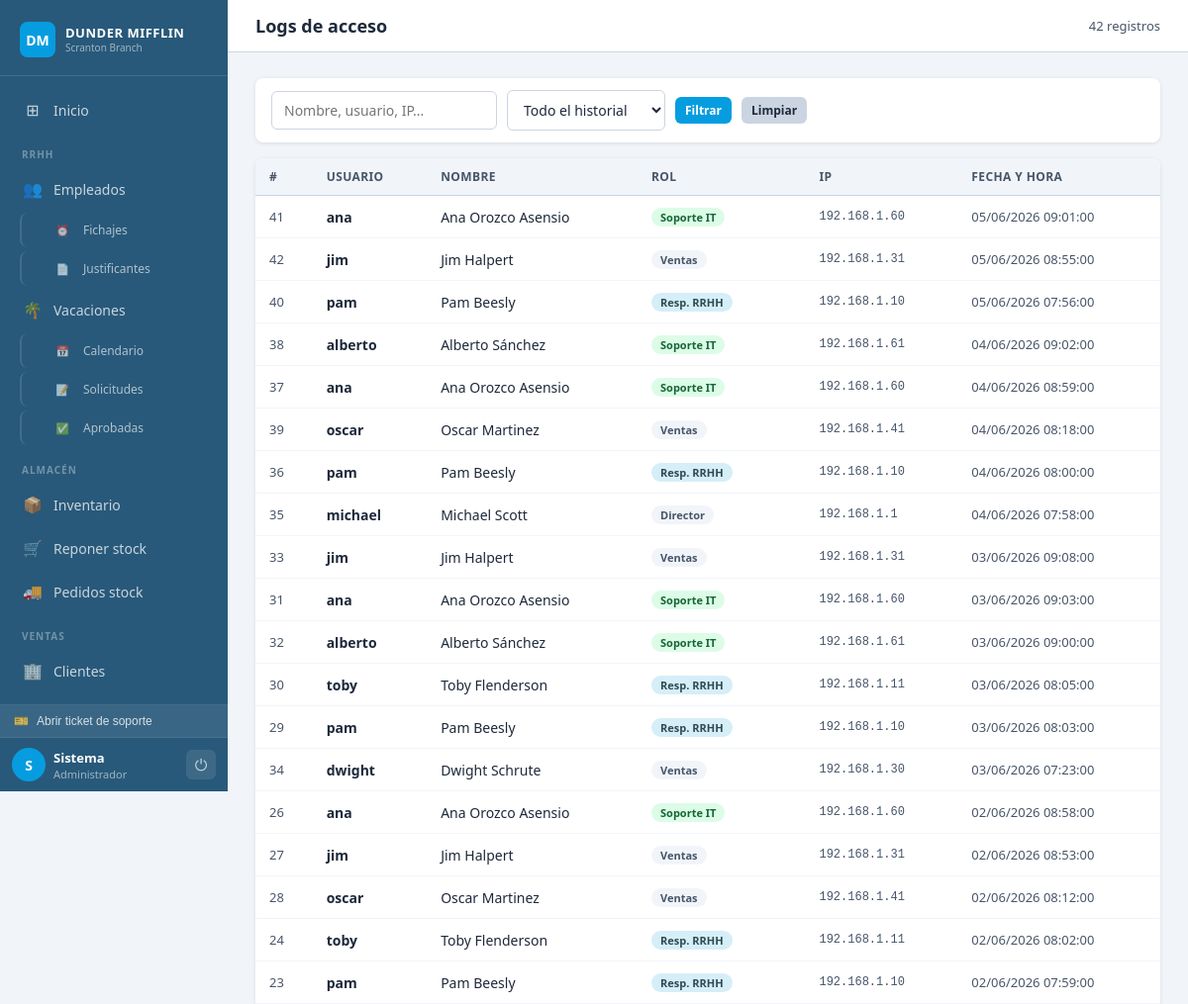
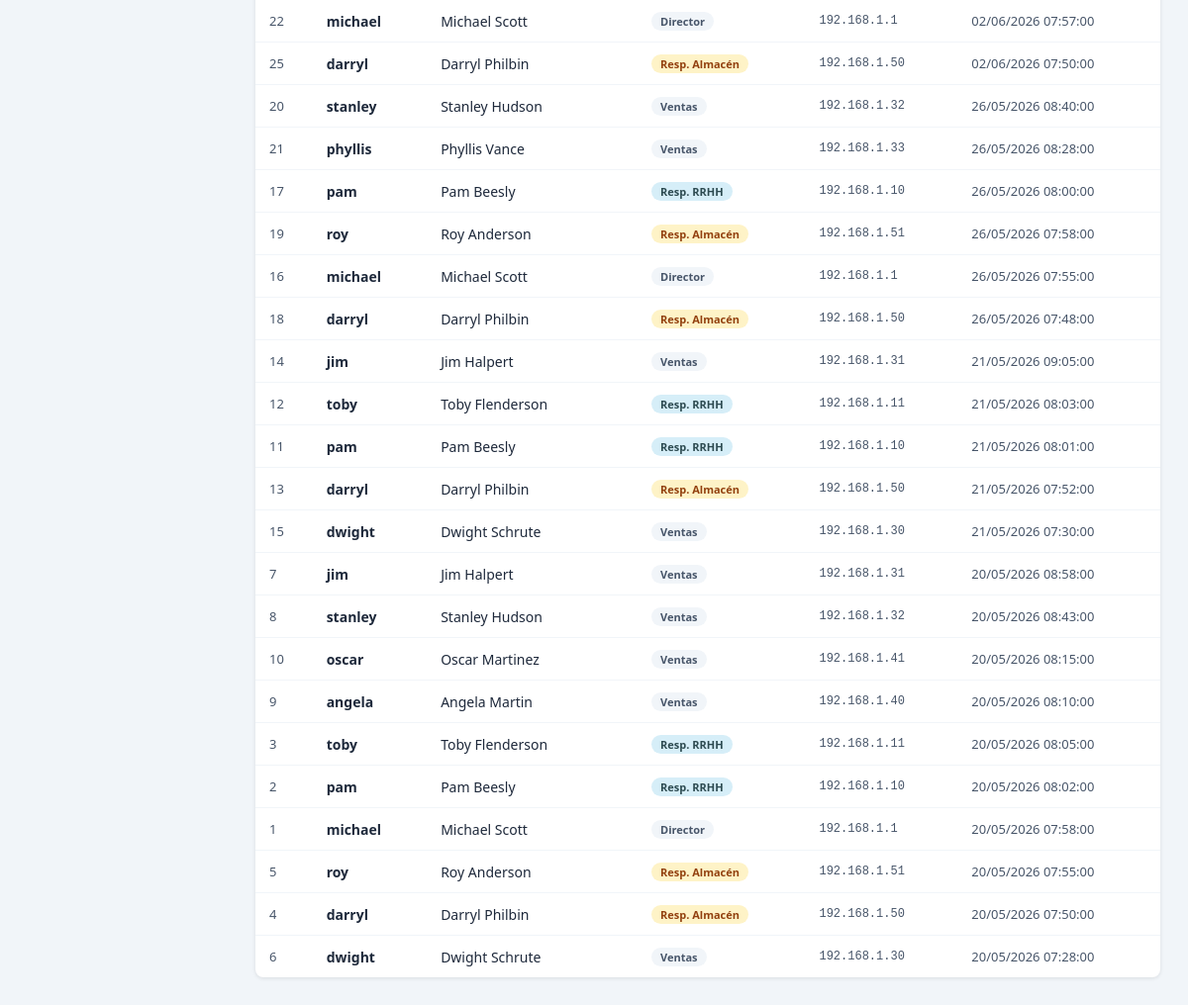
Page /pages/logs.php (signed in) on the committed database (2 pictures, top to bottom).
### tables this page shows
CREATE TABLE `logs_acceso` (
  `id` INT UNSIGNED AUTO_INCREMENT PRIMARY KEY,
  `usuario_id` INT UNSIGNED NOT NULL,
  `ip` VARCHAR(45) NOT NULL,
  `fecha` DATETIME NOT NULL DEFAULT CURRENT_TIMESTAMP,
  CONSTRAINT `fk_log_usr` FOREIGN KEY (`usuario_id`) REFERENCES `usuarios`(`id`)
);

CREATE TABLE `usuarios` (
  `id` INT UNSIGNED AUTO_INCREMENT PRIMARY KEY,
  `nombre` VARCHAR(80) NOT NULL,
  `apellidos` VARCHAR(100) NOT NULL DEFAULT '',
  `usuario` VARCHAR(50) NOT NULL UNIQUE,
  `email` VARCHAR(120) NOT NULL,
  `password` VARCHAR(255) NOT NULL,
  `rol` ENUM('admin','director','rrhh','almacen','empleado','soporte') NOT NULL DEFAULT 'empleado',
  `activo` TINYINT(1) NOT NULL DEFAULT 1,
  `created_at` DATETIME NOT NULL DEFAULT CURRENT_TIMESTAMP
);

### includes/auth.php (called while the page is built, shortened)
<?php
function nombreRol(string $rol): string {
    return match($rol) {
        'admin'    => 'Administrador',
        'director' => 'Director',
        'rrhh'     => 'Resp. RRHH',
        'almacen'  => 'Resp. Almacén',
        'soporte'  => 'Soporte IT',
        default    => 'Ventas'
    };
}

### pages/logs.php (the view, shortened to what this page needs)
<?php
require_once '../includes/auth.php';
require_once '../includes/db.php';
$buscar = trim($_GET['buscar'] ?? '');
$rango  = $_GET['rango'] ?? 'todo';
$pag    = max(1, (int)($_GET['pag'] ?? 1));
$porPag = 50;
$offset = ($pag - 1) * $porPag;
$where  = "WHERE 1=1";
$params = [];
$tipos  = '';
$total_q = $conn->prepare("SELECT COUNT(*) FROM logs_acceso l JOIN usuarios u ON u.id = l.usuario_id $where");
$total_q->execute();
$total = $total_q->get_result()->fetch_row()[0];
$q = $conn->prepare("SELECT l.id, l.ip, l.fecha, u.nombre, u.apellidos, u.usuario, u.rol FROM logs_acceso l JOIN usuarios u ON u.id = l.usuario_id $where ORDER BY l.fecha DESC LIMIT ? OFFSET ?");
$params[] = $porPag;
$params[] = $offset;
$tipos   .= 'ii';
$q->bind_param($tipos, ...$params);
$q->execute();
$logs = $q->get_result();
?>
<!DOCTYPE html><html lang="es"><head>
<link rel="stylesheet" href="../css/style.css">
</head><body>
<div class="layout">
<?php require_once '../includes/sidebar.php'; ?>
<div class="contenido">
    <div class="topbar">
        <h1>Logs de acceso</h1>
        <div class="topbar-right"><span class="text-gris"><?= $total ?> registros</span></div>
    </div>
    <main class="main">
        <div class="panel" style="margin-bottom:16px;">
            <div class="panel-body" style="padding:12px 16px;">
                <form method="GET" class="barra-filtros">
                    <input type="text" name="buscar" placeholder="Nombre, usuario, IP..."
                           value="<?= htmlspecialchars($buscar) ?>">
                    <select name="rango">
                        <option value="todo"   <?= $rango==='todo'   ?'selected':'' ?>>Todo el historial</option>
                    </select>
                    <button type="submit" class="btn btn-primario btn-sm">Filtrar</button>
                    <a href="logs.php" class="btn btn-gris btn-sm">Limpiar</a>
                </form>
            </div>
        </div>
        <div class="panel">
            <table>
                <thead>
                    <tr><th>#</th><th>Usuario</th><th>Nombre</th><th>Rol</th><th>IP</th><th>Fecha y hora</th></tr>
                </thead>
                <tbody>
                <?php if ($logs->num_rows > 0): while ($l = $logs->fetch_assoc()):
                    $badges = ['admin'=>'badge-rojo','rrhh'=>'badge-azul','almacen'=>'badge-naranja','soporte'=>'badge-verde','empleado'=>'badge-gris'];
                ?>
                <tr>
                    <td class="text-gris"><?= $l['id'] ?></td>
                    <td class="fw-600"><?= htmlspecialchars($l['usuario']) ?></td>
                    <td><?= htmlspecialchars($l['nombre'].' '.$l['apellidos']) ?></td>
                    <td><span class="badge <?= $badges[$l['rol']] ?? 'badge-gris' ?>"><?= nombreRol($l['rol']) ?></span></td>
                    <td class="text-gris" style="font-family:monospace;font-size:12px;"><?= htmlspecialchars($l['ip']) ?></td>
                    <td class="text-gris"><?= date('d/m/Y H:i:s', strtotime($l['fecha'])) ?></td>
                </tr>
                <?php endwhile; else: ?>
                <tr><td colspan="6" class="text-gris text-center" style="padding:24px;">Sin registros.</td></tr>
                <?php endif; ?>
                </tbody>
            </table>
        </div>
    </main>
</div>
</div>
</body></html>

### css/style.css (style rules this page uses)
:root { --azul: #28597A; --azul-medio: #069DE0; --azul-claro: #D6EEF8; --acento: #069DE0; --sidebar-w: 230px; --blanco: #ffffff; --gris-fondo: #f1f5f9; --gris-borde: #cbd5e1; --gris-texto: #475569; --texto: #1e293b; --verde: #16a34a; --rojo: #dc2626; --naranja: #d97706; --sombra: 0 1px 4px rgba(0,0,0,.10); --radio: 8px; --fuente: 'Segoe UI', system-ui, sans-serif; }
*, *::before, *::after { box-sizing: border-box; margin: 0; padding: 0; }
body { font-family: var(--fuente); background: var(--gris-fondo); color: var(--texto); }
a { text-decoration: none; color: inherit; }
.layout { display: flex; min-height: 100vh; }
.contenido { margin-left: var(--sidebar-w); flex: 1; display: flex; flex-direction: column; min-height: 100vh; }
.topbar { background: var(--blanco); border-bottom: 1px solid var(--gris-borde); padding: 14px 28px; display: flex; align-items: center; justify-content: space-between; gap: 12px; }
.topbar h1 { font-size: 18px; font-weight: 700; }
.topbar-right { display: flex; align-items: center; gap: 10px; }
.main { padding: 26px 28px; flex: 1; }
.panel { background: var(--blanco); border-radius: var(--radio); box-shadow: var(--sombra); overflow: hidden; margin-bottom: 24px; }
.panel-body { padding: 20px; }
table { width: 100%; border-collapse: collapse; font-size: 14px; }
thead th { background: var(--gris-fondo); padding: 10px 14px; text-align: left; font-size: 12px; font-weight: 600; color: var(--gris-texto); text-transform: uppercase; letter-spacing: .4px; border-bottom: 1px solid var(--gris-borde); }
tbody td { padding: 11px 14px; border-bottom: 1px solid #f1f5f9; vertical-align: middle; }
tbody tr:last-child td { border-bottom: none; }
input[type="text"], input[type="email"], input[type="password"], input[type="number"], input[type="date"], select, textarea { padding: 9px 12px; border: 1px solid var(--gris-borde); border-radius: 6px; font-size: 14px; font-family: var(--fuente); color: var(--texto); background: #fff; transition: border-color .15s, box-shadow .15s; width: 100%; }
.btn { display: inline-flex; align-items: center; gap: 6px; padding: 8px 16px; border-radius: 6px; font-size: 13px; font-weight: 600; font-family: var(--fuente); cursor: pointer; border: none; transition: filter .15s, opacity .15s; white-space: nowrap; }
.btn-primario { background: var(--azul-medio); color: #fff; }
.btn-gris { background: var(--gris-borde); color: var(--texto); }
.btn-sm { padding: 5px 10px; font-size: 12px; }
.badge { display: inline-block; padding: 2px 9px; border-radius: 99px; font-size: 11px; font-weight: 600; }
.badge-verde { background: #dcfce7; color: #166534; }
.badge-azul { background: var(--azul-claro); color: #2C4A50; }
.badge-naranja { background: #fef3c7; color: #92400e; }
.badge-gris { background: #f1f5f9; color: var(--gris-texto); }
.barra-filtros { display: flex; align-items: center; gap: 10px; flex-wrap: wrap; }
.barra-filtros input[type="text"], .barra-filtros select { width: auto; min-width: 160px; }
.text-gris { color: var(--gris-texto); font-size: 13px; }
.fw-600 { font-weight: 600; }

### rows in the picture
logs_acceso: id "41", usuario.usuario "ana", usuario.apellidos "Ana Orozco Asensio", usuario.rol "Soporte IT", ip "192.168.1.60", fecha "05/06/2026 09:01:00"
logs_acceso: id "42", usuario.usuario "jim", usuario.apellidos "Jim Halpert", usuario.rol "Ventas", ip "192.168.1.31", fecha "05/06/2026 08:55:00"
logs_acceso: id "40", usuario.usuario "pam", usuario.apellidos "Pam Beesly", usuario.rol "Resp. RRHH", ip "192.168.1.10", fecha "05/06/2026 07:56:00"
logs_acceso: id "38", usuario.usuario "alberto", usuario.apellidos "Alberto Sánchez", usuario.rol "Soporte IT", ip "192.168.1.61", fecha "04/06/2026 09:02:00"
logs_acceso: id "37", usuario.usuario "ana", usuario.apellidos "Ana Orozco Asensio", usuario.rol "Soporte IT", ip "192.168.1.60", fecha "04/06/2026 08:59:00"
logs_acceso: id "39", usuario.usuario "oscar", usuario.apellidos "Oscar Martinez", usuario.rol "Ventas", ip "192.168.1.41", fecha "04/06/2026 08:18:00"
logs_acceso: id "36", usuario.usuario "pam", usuario.apellidos "Pam Beesly", usuario.rol "Resp. RRHH", ip "192.168.1.10", fecha "04/06/2026 08:00:00"
logs_acceso: id "35", usuario.usuario "michael", usuario.apellidos "Michael Scott", usuario.rol "Director", ip "192.168.1.1", fecha "04/06/2026 07:58:00"
logs_acceso: id "33", usuario.usuario "jim", usuario.apellidos "Jim Halpert", usuario.rol "Ventas", ip "192.168.1.31", fecha "03/06/2026 09:08:00"
logs_acceso: id "31", usuario.usuario "ana", usuario.apellidos "Ana Orozco Asensio", usuario.rol "Soporte IT", ip "192.168.1.60", fecha "03/06/2026 09:03:00"
logs_acceso: id "32", usuario.usuario "alberto", usuario.apellidos "Alberto Sánchez", usuario.rol "Soporte IT", ip "192.168.1.61", fecha "03/06/2026 09:00:00"
logs_acceso: id "30", usuario.usuario "toby", usuario.apellidos "Toby Flenderson", usuario.rol "Resp. RRHH", ip "192.168.1.11", fecha "03/06/2026 08:05:00"
logs_acceso: id "29", usuario.usuario "pam", usuario.apellidos "Pam Beesly", usuario.rol "Resp. RRHH", ip "192.168.1.10", fecha "03/06/2026 08:03:00"
logs_acceso: id "34", usuario.usuario "dwight", usuario.apellidos "Dwight Schrute", usuario.rol "Ventas", ip "192.168.1.30", fecha "03/06/2026 07:23:00"
logs_acceso: id "26", usuario.usuario "ana", usuario.apellidos "Ana Orozco Asensio", usuario.rol "Soporte IT", ip "192.168.1.60", fecha "02/06/2026 08:58:00"
logs_acceso: id "27", usuario.usuario "jim", usuario.apellidos "Jim Halpert", usuario.rol "Ventas", ip "192.168.1.31", fecha "02/06/2026 08:53:00"
logs_acceso: id "28", usuario.usuario "oscar", usuario.apellidos "Oscar Martinez", usuario.rol "Ventas", ip "192.168.1.41", fecha "02/06/2026 08:12:00"
logs_acceso: id "24", usuario.usuario "toby", usuario.apellidos "Toby Flenderson", usuario.rol "Resp. RRHH", ip "192.168.1.11", fecha "02/06/2026 08:02:00"
logs_acceso: id "23", usuario.usuario "pam", usuario.apellidos "Pam Beesly", usuario.rol "Resp. RRHH", ip "192.168.1.10", fecha "02/06/2026 07:59:00"
logs_acceso: id "22", usuario.usuario "michael", usuario.apellidos "Michael Scott", usuario.rol "Director", ip "192.168.1.1", fecha "02/06/2026 07:57:00"
logs_acceso: id "25", usuario.usuario "darryl", usuario.apellidos "Darryl Philbin", usuario.rol "Resp. Almacén", ip "192.168.1.50", fecha "02/06/2026 07:50:00"
logs_acceso: id "20", usuario.usuario "stanley", usuario.apellidos "Stanley Hudson", usuario.rol "Ventas", ip "192.168.1.32", fecha "26/05/2026 08:40:00"
logs_acceso: id "21", usuario.usuario "phyllis", usuario.apellidos "Phyllis Vance", usuario.rol "Ventas", ip "192.168.1.33", fecha "26/05/2026 08:28:00"
logs_acceso: id "17", usuario.usuario "pam", usuario.apellidos "Pam Beesly", usuario.rol "Resp. RRHH", ip "192.168.1.10", fecha "26/05/2026 08:00:00"
logs_acceso: id "19", usuario.usuario "roy", usuario.apellidos "Roy Anderson", usuario.rol "Resp. Almacén", ip "192.168.1.51", fecha "26/05/2026 07:58:00"
logs_acceso: id "16", usuario.usuario "michael", usuario.apellidos "Michael Scott", usuario.rol "Director", ip "192.168.1.1", fecha "26/05/2026 07:55:00"
logs_acceso: id "18", usuario.usuario "darryl", usuario.apellidos "Darryl Philbin", usuario.rol "Resp. Almacén", ip "192.168.1.50", fecha "26/05/2026 07:48:00"
logs_acceso: id "14", usuario.usuario "jim", usuario.apellidos "Jim Halpert", usuario.rol "Ventas", ip "192.168.1.31", fecha "21/05/2026 09:05:00"
logs_acceso: id "12", usuario.usuario "toby", usuario.apellidos "Toby Flenderson", usuario.rol "Resp. RRHH", ip "192.168.1.11", fecha "21/05/2026 08:03:00"
logs_acceso: id "11", usuario.usuario "pam", usuario.apellidos "Pam Beesly", usuario.rol "Resp. RRHH", ip "192.168.1.10", fecha "21/05/2026 08:01:00"
logs_acceso: id "13", usuario.usuario "darryl", usuario.apellidos "Darryl Philbin", usuario.rol "Resp. Almacén", ip "192.168.1.50", fecha "21/05/2026 07:52:00"
logs_acceso: id "15", usuario.usuario "dwight", usuario.apellidos "Dwight Schrute", usuario.rol "Ventas", ip "192.168.1.30", fecha "21/05/2026 07:30:00"
logs_acceso: id "7", usuario.usuario "jim", usuario.apellidos "Jim Halpert", usuario.rol "Ventas", ip "192.168.1.31", fecha "20/05/2026 08:58:00"
logs_acceso: id "8", usuario.usuario "stanley", usuario.apellidos "Stanley Hudson", usuario.rol "Ventas", ip "192.168.1.32", fecha "20/05/2026 08:43:00"
logs_acceso: id "10", usuario.usuario "oscar", usuario.apellidos "Oscar Martinez", usuario.rol "Ventas", ip "192.168.1.41", fecha "20/05/2026 08:15:00"
logs_acceso: id "9", usuario.usuario "angela", usuario.apellidos "Angela Martin", usuario.rol "Ventas", ip "192.168.1.40", fecha "20/05/2026 08:10:00"
logs_acceso: id "3", usuario.usuario "toby", usuario.apellidos "Toby Flenderson", usuario.rol "Resp. RRHH", ip "192.168.1.11", fecha "20/05/2026 08:05:00"
logs_acceso: id "2", usuario.usuario "pam", usuario.apellidos "Pam Beesly", usuario.rol "Resp. RRHH", ip "192.168.1.10", fecha "20/05/2026 08:02:00"
logs_acceso: id "1", usuario.usuario "michael", usuario.apellidos "Michael Scott", usuario.rol "Director", ip "192.168.1.1", fecha "20/05/2026 07:58:00"
logs_acceso: id "5", usuario.usuario "roy", usuario.apellidos "Roy Anderson", usuario.rol "Resp. Almacén", ip "192.168.1.51", fecha "20/05/2026 07:55:00"
logs_acceso: id "4", usuario.usuario "darryl", usuario.apellidos "Darryl Philbin", usuario.rol "Resp. Almacén", ip "192.168.1.50", fecha "20/05/2026 07:50:00"
logs_acceso: id "6", usuario.usuario "dwight", usuario.apellidos "Dwight Schrute", usuario.rol "Ventas", ip "192.168.1.30", fecha "20/05/2026 07:28:00"

### other values in the picture
$item['icon'] "⊞"
$item['label'] "Inicio"
$item['sep'] "RRHH"
$item['icon'] "👥"
$item['label'] "Empleados"
$item['icon'] "⏰"
$item['label'] "Fichajes"
$item['icon'] "📄"
$item['label'] "Justificantes"
$item['icon'] "🌴"
$item['label'] "Vacaciones"
$item['icon'] "📅"
$item['label'] "Calendario"
$item['icon'] "📝"
$item['label'] "Solicitudes"
